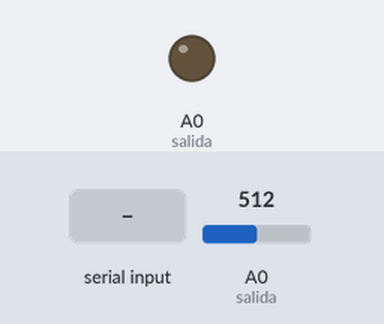
A sketch run on a simulated Arduino Uno, built with avr-gcc and run on an emulated ATmega328P. Parts: output pins drawn as LEDs (lit = HIGH). The inputs (shaded band) are chosen by the test bench; at power-on: A0 (salida) = 512. What the sketch prints to the serial monitor is not drawn.

Above: at 1.2 s.
1.3 s: "90,45\n" received over Serial
At 1.8 s:
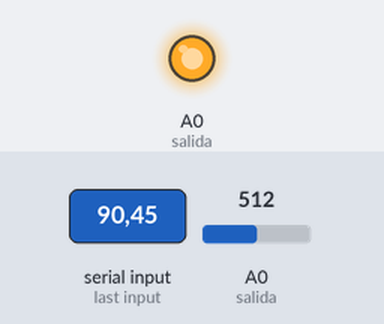
2.8 s: "30,150\n" received over Serial
At 3.6 s:
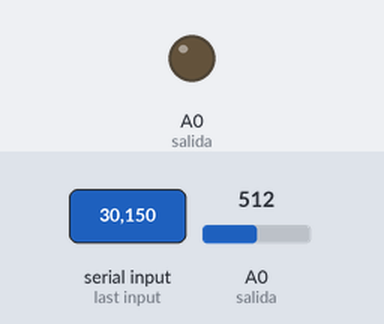
10.3 s: A0 (salida) set to 364
13.3 s: A0 (salida) set to 338
At 14.6 s:
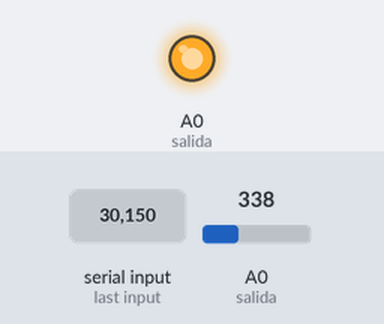
Timing chart, 0 to 16.3 s (numbered marks = the images above; inputs shaded):
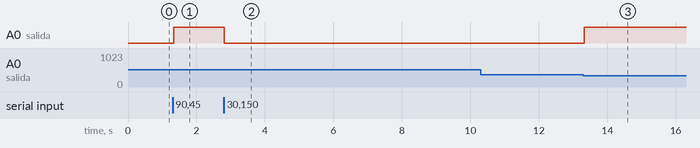

The sketch:

main.ino
```cpp
int salida = A0;
int analogPin = A0;        // Potenciometro
int valor;
double duty;
int sensor;
int sp;                   // SetPoint
int ang;                  // Angulo leido del potenciometro
double ei;                // Error
double e[20];             // Arreglo para error
double m[20];             // Arreglo para manipulacion
byte u;


///////////////////////
float kp = 1.321;
float ki = 1.065;         // Cuando el PID T = 0.05seg.
float kd = 0.386;
///////////////////////

void setup()
{
  pinMode(salida, OUTPUT);
  Serial.begin(9600);
}

void loop()
{
  if(Serial.available()>0)    // Checar si hay datos recibidos. Se mete el Setpoint
  {
    delay(10);
    sp = Serial.parseInt();
    serialFlush();
    if(sp > 110)
    {
      sp = 110;
    }
    if(sp < 0)
    {
      sp = 0;
    }
    Serial.print("Sp = ");
    Serial.print(sp);
  }
  else{}

  // POTENCIOMETRO
  sensor = analogRead(A0);
    // Serial.println(sensor);
    // Mapear angulo
  ang = map(sensor, 385,869,0,120);
    // Serial.print("Angulo = ");
  Serial.print(ang);

  ei = sp - ang;            // Calculo de error
  Serial.print("Error = ");
  Serial.print(ei);

  // Arreglo de corrimiento para valores anteriores en ecuacion de diferencias

    e[3] = e[2];
    e[2] = e[1];
    e[1] = e[0];
    e[0] = ei;

    m[6] = m[5];
    m[5] = m[4];
    m[4] = m[3];
    m[3] = m[2];
    m[2] = m[1];
    m[1] = m[0];


  // Controlador P
  m[0] = kp * e[0];

  // Controlador PI
  m[2] = m[1] + (kp * e[0]) + (ki * e[1]);

  // Controlador PID
  m[4] = m[3] + (kp * e[0]) + (ki * e[1]) + (kd * e[2]);

  // m[0] = m[2]+((kp+0.025*ki+40*kd)*e[0])+((0.05*ki-80*kd)*e[1])+((-0.025*ki-kp+40*kd)*e[2]);

  if(m[0] > 100)
  {
    m[0] = 100;
  }
  if(m[0] < 0)
  {
    m[0] = 0;
  }

  u = m[0]*2.55;

  if(u > 255)
  {
    u = 255;
  }
  if(u < 0)
  {
    u = 0;
  }

  analogWrite(salida, u);
  delay(50);

}

void serialFlush()
{
  while(Serial.available() > 0)
  {
   char t = Serial.read();
  }
}
```

Measured:
- the behaviour switches between 353 and 352 on A0 (salida) (found by bisection; images 2 and 3)
- after the input at 1.3 s, A0 (salida): LOW → HIGH at once
- after the input at 2.8 s, A0 (salida): HIGH → LOW at once
- after the input at 10.3 s, every drawn part: stays the same
- after the input at 13.3 s, A0 (salida): LOW → HIGH at once
